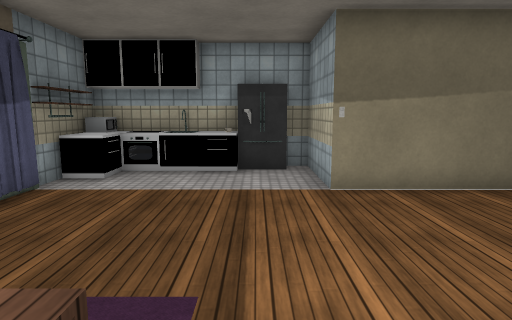
[1] (above)

17 first-person views from a walk through a scene from a Unity 3-D project. The camera is 1.5 m above the floor, tilts 8° down and sees 75° across. Doors are open. The floor is counted in squares, 1 m on a side. Each view is taken from the middle of a square. On the plan, view 1 faces up. The plan holds only what a view shows up to about 15 squares ahead; the rest is blank. The player character is not drawn. Some animated figures are left out. Some surface patterns are stand-ins.

[2]
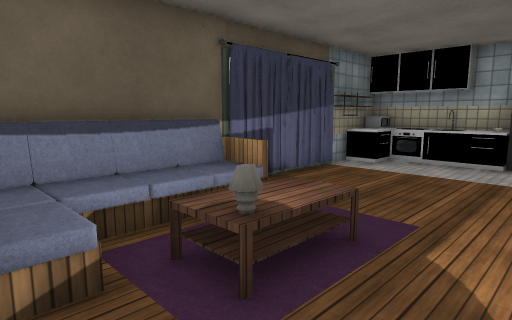

[3]
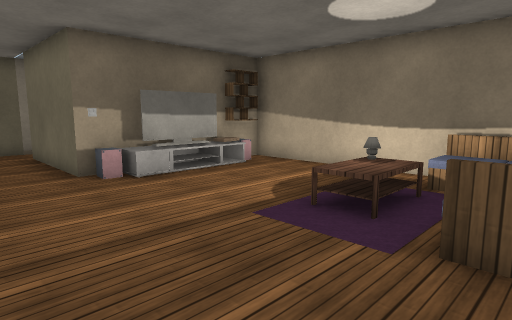

[4]
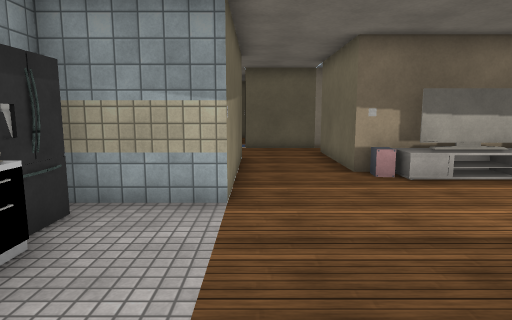

[5]
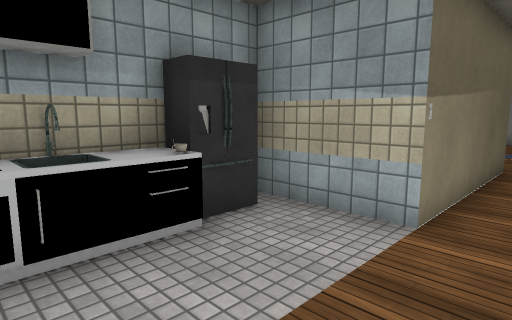

[6]
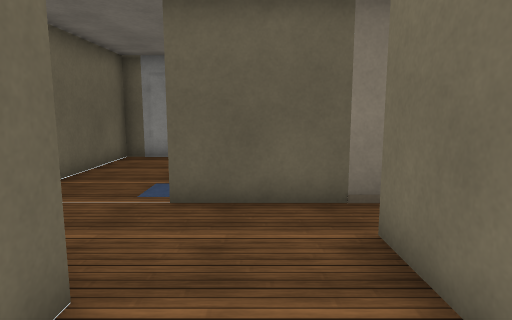

[7]
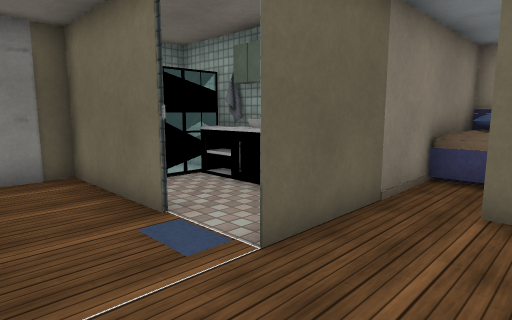

[8]
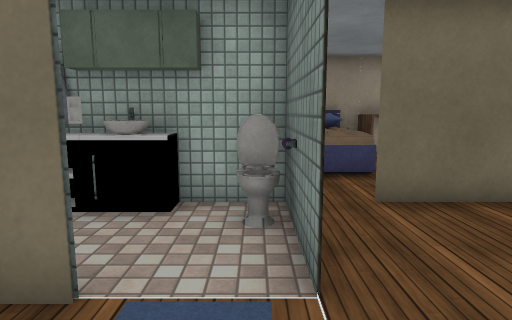

[9]
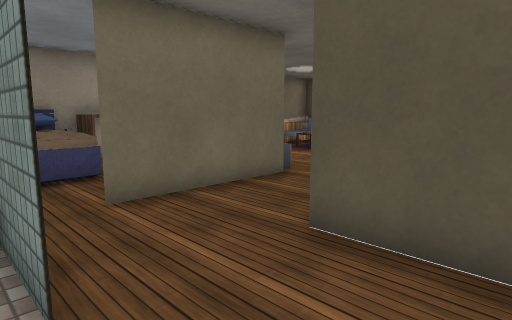

[10]
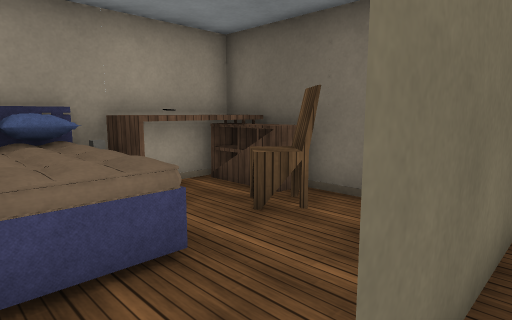

[11]
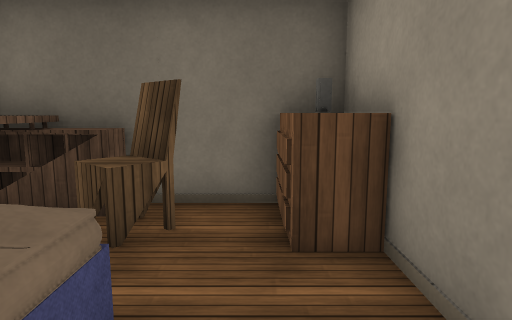

[12]
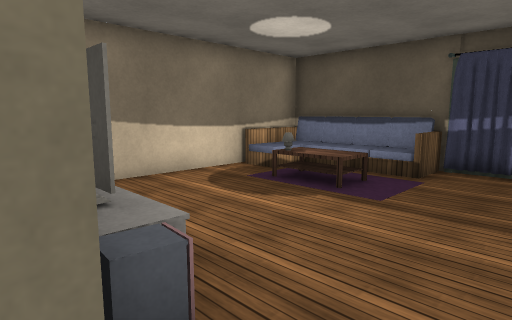

[13]
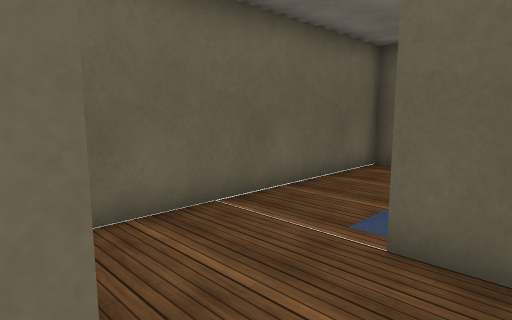

[14]
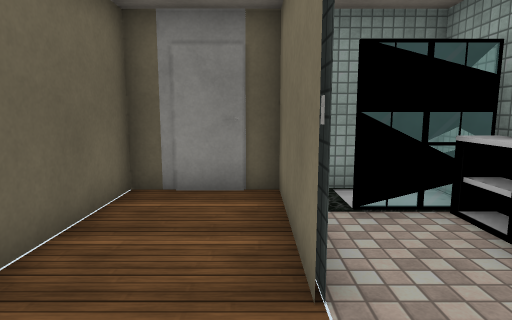

[15]
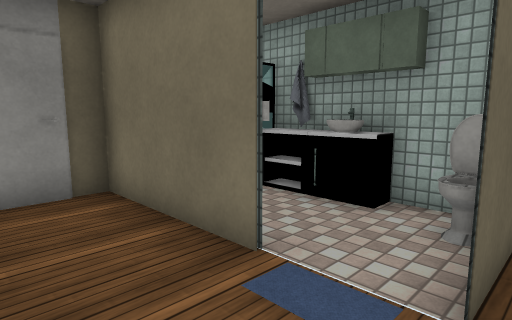

[16]
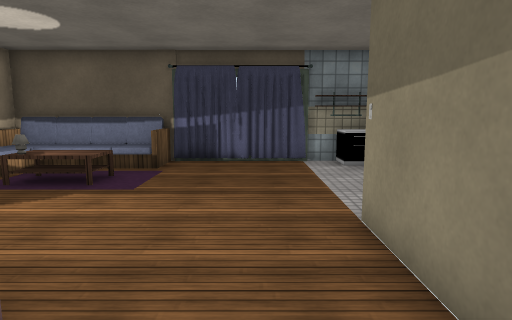

[17]
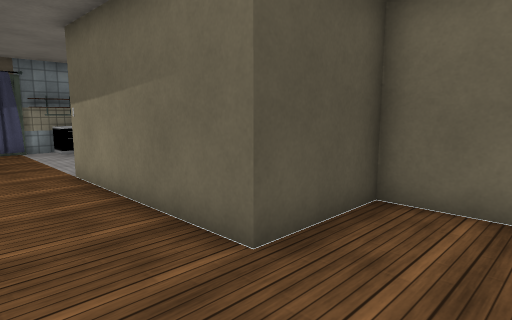

### Floor plan
Key: @ floor where view 1 was taken; # wall or solid block; . floor; D open door; = window, fence, low wall or low ledge; ^ raised ledge; E oven; S sink; F fridge; C curtain; P speaker; A sofa; R carpet; T TV; K desk; H shelf; W shower; B bed; I chair; G chest; O other object.
Columns run from 5 left of view 1 to 17 right of it. Each row starts with its distance up from view 1.
 10 #O######    ###########
  9 #OESSFF#    #.........#
  8 OO.....#    #.........#
  7 OO.....######........##
  6 #..............#.#####
  5 =..............#O...W#
  4 #C..............OSSOW#
  3 #.......POOG##DD##S###
  2 OAR  ....TGG....#
  1 #ARRR....TII.^^^#
  0 #ARRO@...TII.^^B#
 -1 #ARR.....PKKK^^B
 -2 #AAA.....HK K OO
 -3 ################

Where each view was taken, in squares from view 1:
view 1: 0 up, 0 right, facing up
view 2: 2 down, 1 right, facing up-left
view 3: 6 up, 4 left, facing down-right
view 4: 6 up, 4 left, facing right
view 5: 5 up, 3 left, facing up-right
view 6: 5 up, 5 right, facing right
view 7: 9 up, 8 right, facing down-right
view 8: 9 up, 11 right, facing down
view 9: 9 up, 11 right, facing down-left
view 10: 4 up, 10 right, facing down-left
view 11: 2 up, 10 right, facing left
view 12: 5 up, 5 right, facing down-left
view 13: 5 up, 7 right, facing up-right
view 14: 7 up, 10 right, facing right
view 15: 9 up, 10 right, facing down-right
view 16: 5 up, 6 right, facing left
view 17: 4 up, 10 right, facing up-left
